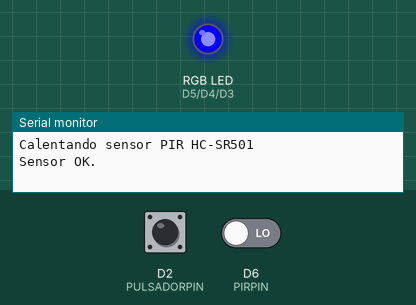
A sketch run on a simulated ESP8266 (Wemos D1 mini). On the bench: an RGB LED mixed from three pins (HIGH = lit), the last lines printed to the serial monitor. The inputs (shaded band) are chosen by the test bench; at power-on: D2 (PULSADORPIN) LOW, D6 (PIRPIN) LOW. WiFi joins after 1.5 s; servers stay silent unless stated.

Above: at 11.2 s.
11.3 s: D2 (PULSADORPIN) pulled HIGH for 1 s
At 11.9 s:
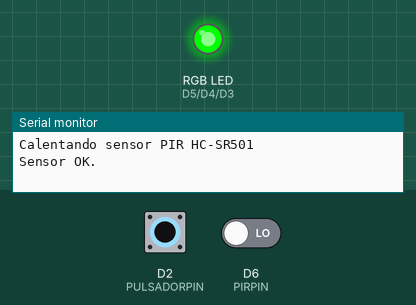
At 21.9 s:
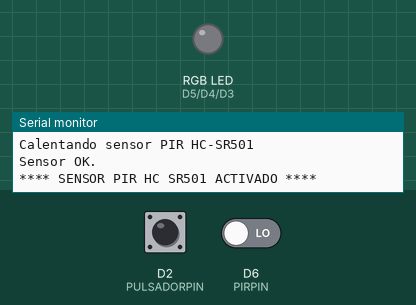
Timing chart, 0 to 23.0 s (numbered marks = the images above; inputs shaded):
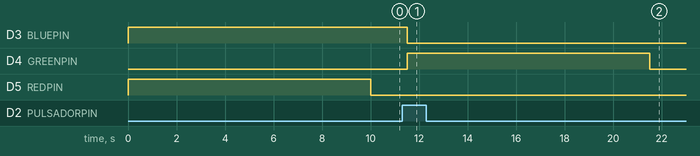

Measured:
- after the input at 11.3 s, D3 (BLUEPIN): HIGH → LOW after 0.20 s; D4 (GREENPIN): LOW → HIGH after 0.20 s, → LOW 10.0 s later

The sketch:

alarma_wemos_d1_mini.ino
```cpp
/*
 * Sketch       : alarma_wemos_d1_v2.ino
 * Descripción  : Alarma por detección de movimiento con envío en tiempo real
 *                de alerta al teléfono móvil.
 * Autor        : Juan Pedro Serna
 * Versión      : 2.0.0
 * Placa        : Wemos D1 R2
 * IDE Arduino  : Placa LOLIN WEMOS D1 R2 & Mini
 *
 */

#include <ESP8266HTTPClient.h>
#include <ESP8266WiFi.h>
#include <ESP8266WiFiMulti.h>

// Definir RGB LED PINS

#define BLUEPIN D3
#define GREENPIN D4
#define REDPIN D5

// Variables Wifi

const char* ssid = "***";
const char* password = "***";

// Variables servicio pushbullet.com

const char* host = "api.pushbullet.com";
const char* apiKey = "***";

// Variables zumbador pasivo

const int BUZZERPIN = D1;
const int DURACION = 3000;
const int FRECUENCIA = 440;

// Variables pulsador

const int PULSADORPIN = D2;

int valorPulsador;

// Variables sensor PIR HC-SR501

const int PIRPIN = D6;

int sensorON;       // Para activar/desactivar el sensor
int valorSensorPIR = 1;

ESP8266WiFiMulti wifiMulti;

void setup() {

  Serial.begin(9600);
  Serial.setDebugOutput(true);

  // Iniciar conexión WiFi

  wifiMulti.addAP(ssid, password);

  // RGB LED

  pinMode(BLUEPIN, OUTPUT);
  pinMode(GREENPIN, OUTPUT);
  pinMode(REDPIN, OUTPUT);

  // Pulsador

  pinMode(PULSADORPIN, INPUT);

  // PIR HC-SR501
  // Recomendable un tiempo de calentamiento al inicio

  pinMode(PIRPIN, INPUT);
  Serial.println("Calentando sensor PIR HC-SR501");
  rgbLED(4);                      // LED MAGENTA: indica tiempo de espera mientras sensor calienta
  delay(10000);
  Serial.println("Sensor OK.");
  rgbLED(3);                      // LED AZUL: indica estado de sensor listo para ser activado
}

void loop() {

  wifiMulti.run();

  // sensorON = 1 --> Alarma activada

  if (sensorON == 1) {
    valorSensorPIR = digitalRead(PIRPIN);
    if (valorSensorPIR == HIGH) {
      rgbLED(1);
      sendMsg("ALARMA","Presencia detectada.");
      tone(BUZZERPIN, FRECUENCIA);
      delay(DURACION);
      noTone(BUZZERPIN);
      rgbLED(0);                  // LED EN REPOSO, SIN COLOR
    } else {
      rgbLED(0);
    }
  }

  // Iniciar sistema de alarma

  valorPulsador = digitalRead(PULSADORPIN);

  if (valorPulsador == HIGH) {
    rgbLED(2);                    // LED VERDE: tiempo para "huir" de la acción del sensor
    sensorON = 1;
    delay(10000);                 // 10 segundos para que sensor comience a detectar
    Serial.println("**** SENSOR PIR HC SR501 ACTIVADO ****");
  }
}

void rgbLED (int color) {

  switch (color) {
    case 0:
      digitalWrite(REDPIN, 0);
      digitalWrite(GREENPIN, 0);
      digitalWrite(BLUEPIN, 0);
      break;
    case 1:
      digitalWrite(REDPIN, 255);
      digitalWrite(GREENPIN, 0);
      digitalWrite(BLUEPIN, 0);
      break;
    case 2:
      digitalWrite(REDPIN, 0);
      digitalWrite(GREENPIN, 255);
      digitalWrite(BLUEPIN, 0);
      break;
    case 3:
      digitalWrite(REDPIN, 0);
      digitalWrite(GREENPIN, 0);
      digitalWrite(BLUEPIN, 255);
      break;
    case 4: // Color MAGENTA
      digitalWrite(REDPIN, 255);
      digitalWrite(GREENPIN, 0);
      digitalWrite(BLUEPIN, 255);
      break;
    default:
      digitalWrite(REDPIN, 0);
      digitalWrite(GREENPIN, 0);
      digitalWrite(BLUEPIN, 0);
      break;
  }
}

void sendMsg(String titulo,String mensaje) {

  WiFiClientSecure client;
  client.setInsecure();

  if(!client.connect(host,443)) {
    Serial.println("No se pudo conectar con el servidor");
    return;
  }

  String url = "/v2/pushes";
  String message = "{\"type\": \"note\", \"title\": \"" + titulo + "\", \"body\": \"" + mensaje + "\"}\r\n";

  Serial.print("requesting URL: ");
  Serial.println(url);

  // Enviar mensaje a móvil mediante PUSHBULLET.COM (tipo "nota")

  client.print(String("POST ") + url + " HTTP/1.1\r\n" +
               "Host: " + host + "\r\n" +
               "Access-Token: " + apiKey + "\r\n" +
               "Content-Type: application/json\r\n" +
               "Content-Length: " +
               String(message.length()) + "\r\n\r\n");

  client.print(message);

  delay(2000);

  while (client.available() == 0);

  while (client.available()) {
    String line = client.readStringUntil('\n');
    Serial.println(line);
  }
}
```
